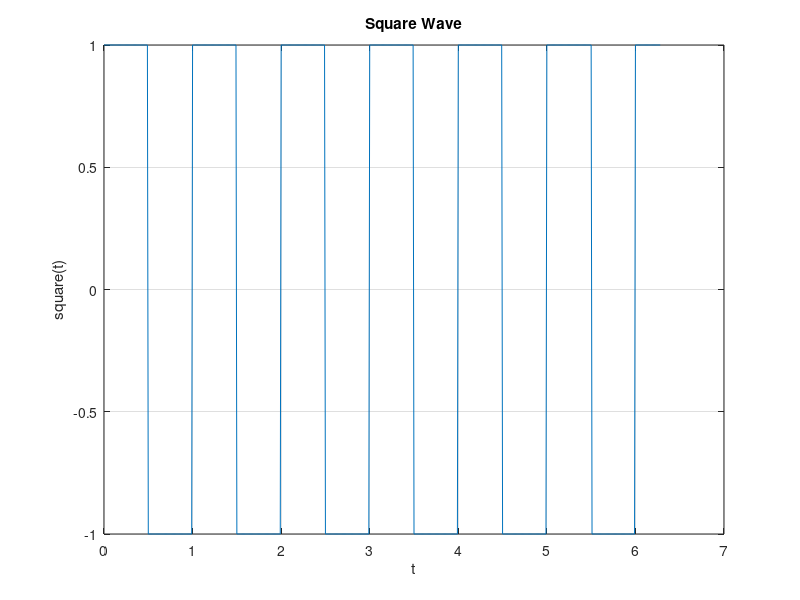

Write MATLAB code to recreate this figure.
t = 0:0.01:2*pi;
y = square(2*pi*1*t);   % square wave
plot(t, y)
title('Square Wave')
xlabel('t')
ylabel('square(t)')
grid on